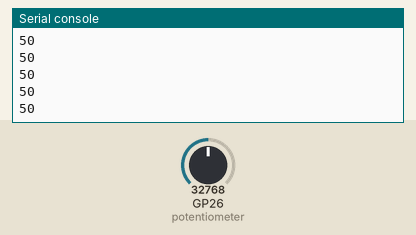
This program was run on a simulated Raspberry Pi Pico running MicroPython. Parts: the last lines printed to the serial console. The inputs (shaded band) are chosen by the test bench; at power-on: GP26 (potentiometer) = 32768 (analog values on the 0–65535 scale).

Above: at 1.2 s.
1.3 s: GP26 (potentiometer) set to 45874
At 1.31 s:
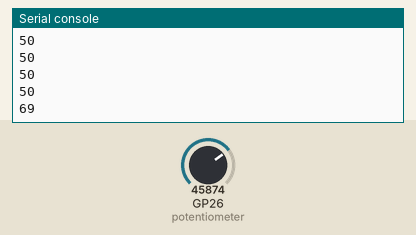
2.8 s: GP26 (potentiometer) set to 57670
At 2.81 s:
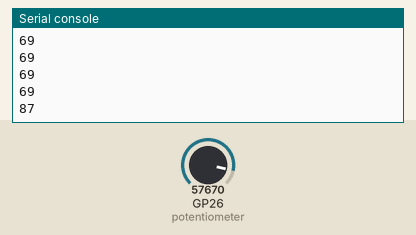
Timing chart, 0 to 5.8 s (numbered marks = the images above; inputs shaded):
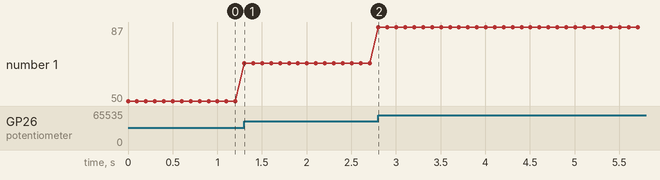

The program:

potentiometer_basic.py
```python
from machine import Pin, ADC
import utime
import math

potentiometer = ADC(26)

conversion_factor = 3.3 / (65535)

while True:
    voltage = potentiometer.read_u16() * conversion_factor / 3.3 * 100
    ratio = math.floor(voltage)
    print(ratio)
    utime.sleep(.1)
```

Measured:
- after the input at 1.3 s, the serial console: prints a new line at once (image 1)
- after the input at 2.8 s, the serial console: prints a new line at once (image 2)
- plotted number 1: 50 → 69 after the input at 1.3 s, 69 → 87 after the input at 2.8 s
